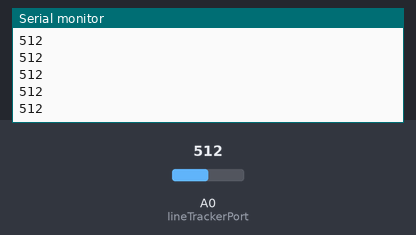
Recording of a sketch running on a simulated Arduino Uno, built with avr-gcc and run on an emulated ATmega328P. Shown: the last lines printed to the serial monitor. The inputs (shaded band) are chosen by the test bench; at power-on: A0 (lineTrackerPort) = 512.

Above: at 1.2 s.
1.3 s: A0 (lineTrackerPort) set to 716
At 1.32 s:
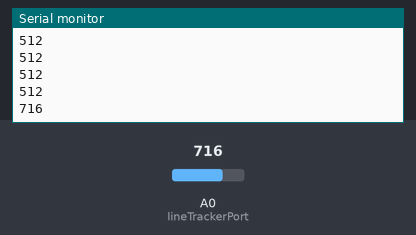
2.8 s: A0 (lineTrackerPort) set to 900
At 2.83 s:
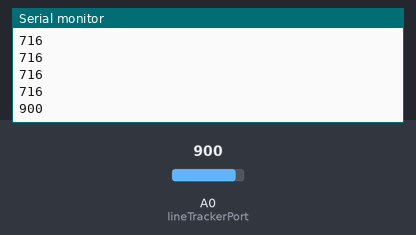
Timing chart, 0 to 5.8 s (numbered marks = the images above; inputs shaded):
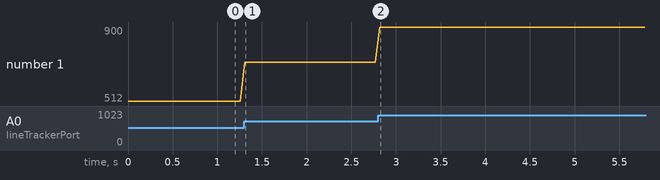

Measured:
- after the input at 1.3 s, the serial monitor: prints a new line at once (image 1)
- after the input at 2.8 s, the serial monitor: prints a new line at once (image 2)
- plotted number 1: 512 → 716 after the input at 1.3 s, 716 → 900 after the input at 2.8 s

The sketch:

analog_line_sensor.ino
```cpp
//указываем порт, к которому подключён детектор - A0
const int lineTrackerPort = A0;
//объявляем переменную для работы с детектором
int lineTrackerValue = 0;
void setup(){
//конфигурируем выбранный порт на чтение
pinMode(lineTrackerPort, INPUT);
//инициализируем соединение с ПК по последовательному порту
//со скоростью 9600 бод
Serial.begin(9600);
}
void loop(){
//читаем уровень сигнала на выбранном цифровом порту
lineTrackerValue=analogRead(lineTrackerPort);
//выводим в последовательный порт сообщение в зависимости от состояния детектора
Serial.println(lineTrackerValue);
//задаем паузу между опросами порта в 50 мс
delay(50);
}
```
